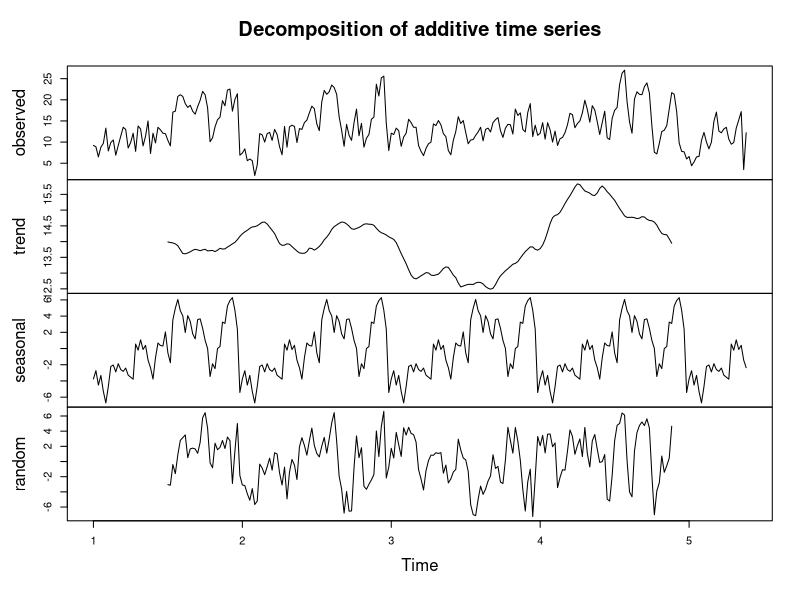
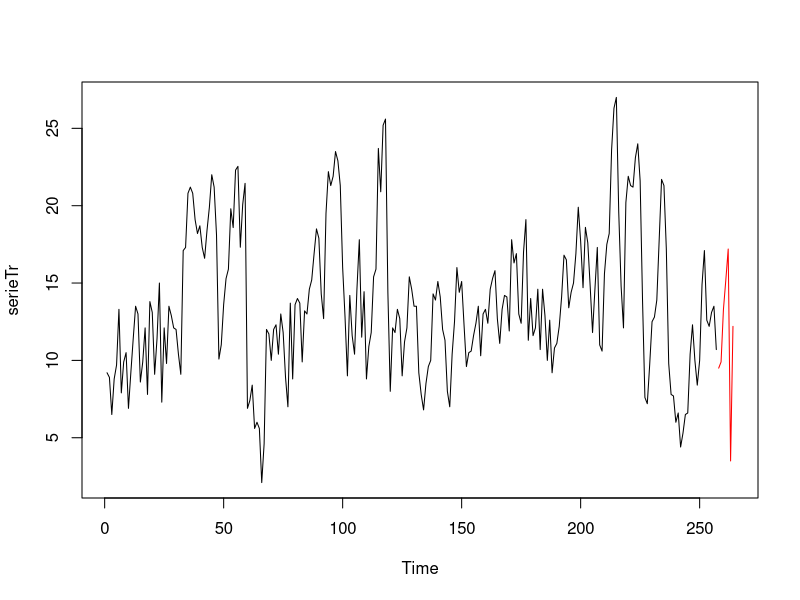
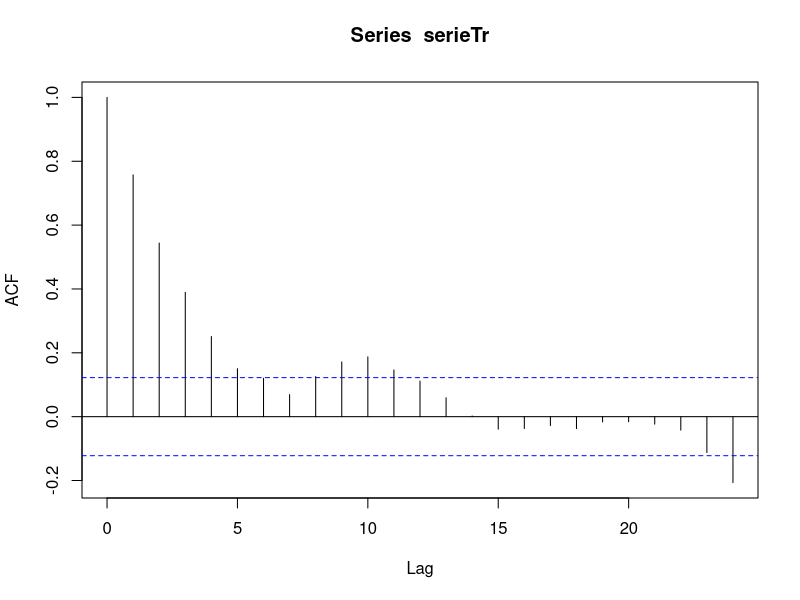
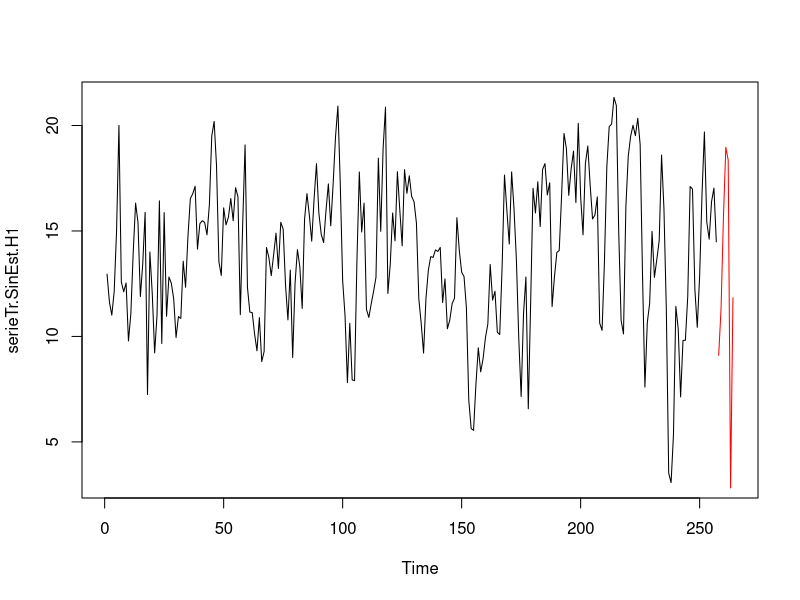
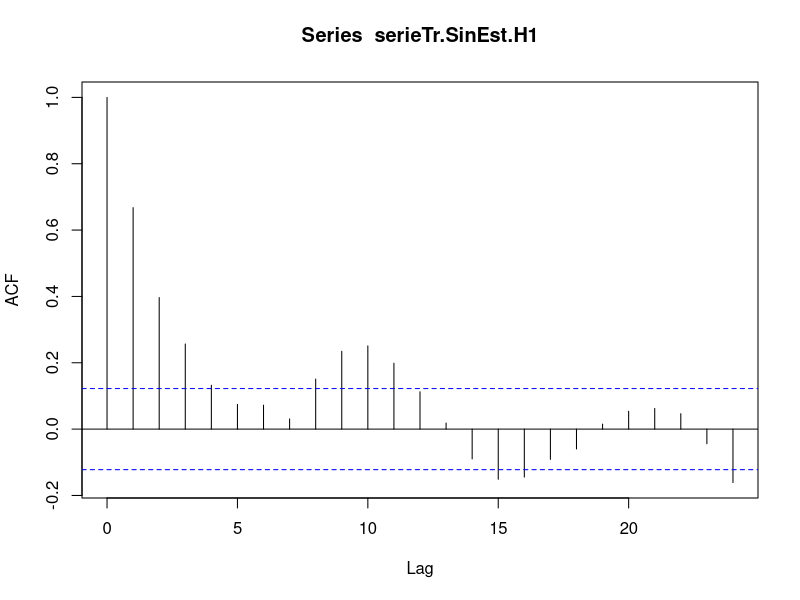
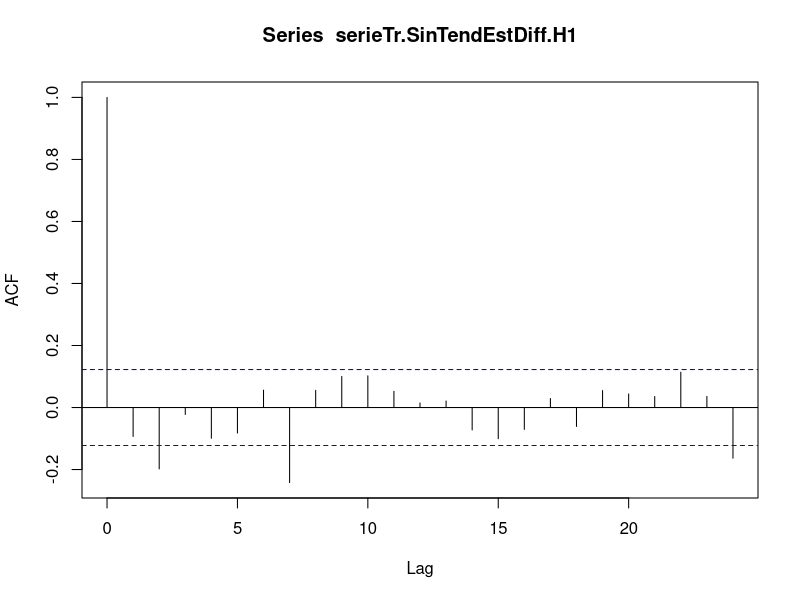
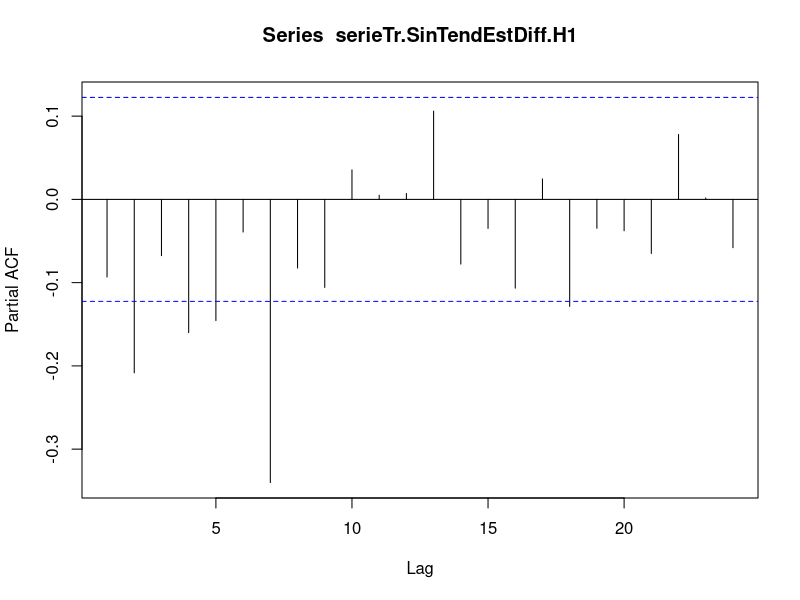
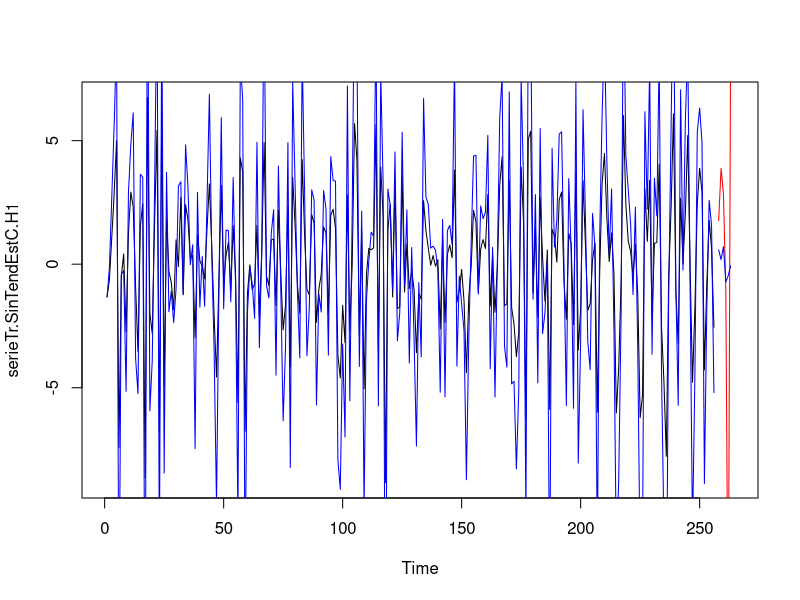

R code for these plots, in order:
# LUIS BALDERAS RUIZ. 77145416N
# luisbalderas@correo.ugr.es
# Ejercicio guiado. Curso 2019-2020

# setwd("~/Universidad/Master/TimeSeries-DataStreamMining/TimeSeries/TrabajoAutonomo")

library(tseries)

NPred = 7 # Valores a predecir
NTest = 7 # Valores para test

serie = scan('./data/Estacion2870_diaria.txt')

serie.ts = ts(serie,frequency = 60)
plot(decompose(serie.ts))

# La tendencia encontrada es parecida a la mensual, que fue asociada a ruido. Respecto a la
# estacionalidad, se encuentran ciertos patrones, aunque es difuso, ya que, como son datos de
# febrero y marzo de cada año, no hay una estacionalidad clara salvo que en general va subiendo 
# la temperatura de febrero a marzo con fuertes picos.

# Debemos hacer una predicción de los 7 primeros días de marzo de 2018, por lo que separo en
# training y test con 7 elementos en este último.
serieTr = serie.ts[1:(length(serie.ts)-NTest)]
tiempoTr = 1:length(serieTr)
serieTs = serie.ts[(length(serie.ts)-NTest+1):length(serie)]
tiempoTs = (tiempoTr[length(tiempoTr)]+1):(tiempoTr[length(tiempoTr)]+NTest)

plot.ts(serieTr, xlim=c(1,tiempoTs[length(tiempoTs)]))
lines(tiempoTs,serieTs,col='red')

# A continuación, tratamos de estudiar la estacionaridad. Para ello, debemos eliminar previamente la tendencia y la estacionalidad.
# En este caso, aplicando la metodología Box-Jenkins vemos que no parece haber tendencia.

#############################################################################################
# ELIMINACIÓN DE LA ESTACIONALIDAD

# Es vital conocer el periodo para tratar la estacionalidad. Como poseemos un dato por día, establecemos el periodo en 
# 60, es decir, el mismo día del año anterior.
acf(serieTr)
k = 60
estacionalidad.H1 = decompose(serie.ts)$seasonal[1:k]

# Tenemos 5 periodos
aux = rep(estacionalidad.H1, 5)
# Restamos esos valores de estacionalidad al conjunto de entrenamiento tomando los primeros
# 257 días, que corresponde al conjunto de training
serieTr.SinEst.H1 = serieTr - aux[1:257]
# Restamos la estacionalidad calculada con decompose, tomando los últimos siete elementos de febrero 
serieTs.SinEst.H1 = serieTs - estacionalidad.H1[22:28]
plot.ts(serieTr.SinEst.H1, xlim=c(1,tiempoTs[length(tiempoTs)]))
lines(tiempoTs, serieTs.SinEst.H1, col='red')

# Obteniendo la serie sin estacionalidad

#############################################################################################
# ESTACIONARIDAD

# Visualizando ACF y encontrando que tiende a 0 muy rápidamente, podríamos pensar que es estacionaria
acf(serieTr.SinEst.H1) # Nos aseguramos con el test de Dickey-Fuller

# Aplicamos el test aumentado de Dickey-Fuller
adftest.H1 = adf.test(serieTr.SinEst.H1)
# p-valor == 0.01 < 0.05 --> la serie temporal es estacionaria

# A pesar de que el test de Dickey-Fuller nos indica que es estacionaria, la gráfica de autocorrelación
# no tiende rápidamente a cero, haciendo más difícil elegir los parámetros del modelo ARIMA, por lo
# que diferencio la serie
serieTr.SinTendEstDiff.H1 = diff(serieTr.SinEst.H1)
serieTs.SinTendEstDiff.H1 = diff(serieTs.SinEst.H1)
acf(serieTr.SinTendEstDiff.H1)
pacf(serieTr.SinTendEstDiff.H1)
adftest.H2 = adf.test(serieTr.SinTendEstDiff.H1)
# En efecto, además de conseguir el mismo p-valor, diferenciando se obtienen unas gráficas de
# autocorrelación y autocorrelación parcial más propias de una serie estacionaria susceptible de
# modelarse con un método ARIMA.



#####################################################################
# MODELOS

# Con los resultados obtenidos, podemos proponer dos modelos distintos: autorregresivos AR o medias móviles MA. En ambos
# casos es necesario definir el parámetro p. Empezando por el AR, dado que la gráfica ACF tiende a cero muy rápidamente
# alternando valores positivos y negativos, nos fijamos en la gráfica PACF y vemos que la posición del último valor 
# distinto de cero es 7. Para el caso del MA, procedemos al contrario, encontrando que el último valor distinto de cero
# es el 7.

# AR(7). Como hemos diferenciado una vez para conseguir estacionaridad, utilizamos el modelo ARIMA(3,1,0). Asimismo, calculamos
# el error de entrenamiento y test para comparar con otros modelos.


# También se nos presenta la siguiente opción: utilizar la serie diferenciada o sin diferenciar. En el primer caso, tendríamos
# que nuestro modelo AR sería ARIMA(7,0,1) y luego deshacer la diferenciación integrando. Por comodidad, optamos por el enfoque
# planteado arriba (ARIMA(7,1,0)) para que sea el modelo quien haga la integración de forma automática.

# Para que el modelo ARIMA funcione bien, es necesario que la serie esté centrada en el cero
# por lo que le resto la media
serieTr.SinTendEstC.H1 = serieTr.SinTendEstDiff.H1 - mean(serieTr.SinTendEstDiff.H1)
serieTs.SinTendEstC.H1 = serieTs.SinTendEstDiff.H1 - mean(serieTs.SinTendEstDiff.H1)


modelo_arima.H1 = arima(serieTr.SinTendEstC.H1, order=c(7,1,0))
valoresAjustados1.H1 = serieTr.SinTendEstC.H1 + modelo_arima.H1$residuals

# Predicciones
Predicciones1.H1 = predict(modelo_arima.H1,n.ahead=NPred)
valoresPredichos1.H1 = Predicciones1.H1$pred

# Error cuadrático acumulado del ajuste en entrenamiento y test
errorTr1.H1 = sum((modelo_arima.H1$residuals)^2)
errorTs1.H1 = sum((valoresPredichos1.H1[1:6] - serieTs.SinTendEstC.H1)^2)

plot.ts(serieTr.SinTendEstC.H1, xlim=c(1,tiempoTs[length(tiempoTs)]))
lines(valoresAjustados1.H1,col='blue')
lines(tiempoTs[1:6],serieTs.SinTendEstC.H1,col='red')
lines(tiempoTs[1:6], valoresPredichos1.H1[1:6],col='blue')


# MODELO MA

# MA(7)  

modelo_ma.H1 = arima(serieTr.SinTendEstC.H1, order=c(0,1,7))
valoresAjustados2.H1 = serieTr.SinTendEstC.H1 + modelo_ma.H1$residuals
# Predicciones
Predicciones2.H1 = predict(modelo_ma.H1,n.ahead=NPred)
valoresPredichos2.H1 = Predicciones2.H1$pred

# Error cuadrático acumulado del ajuste en entrenamiento y test
errorTr2.H1 = sum((modelo_ma.H1$residuals)^2)
errorTs2.H1 = sum((valoresPredichos2.H1[1:6]- serieTs.SinTendEstC.H1)^2)

plot.ts(serieTr.SinTendEstC.H1, xlim=c(1,tiempoTs[length(tiempoTs)]))
lines(valoresAjustados2.H1,col='blue')
lines(tiempoTs[1:6],serieTs.SinTendEstC.H1,col='red')
lines(tiempoTs, valoresPredichos2.H1,col='blue')

# MA(2)  

modelo_ma2.H1 = arima(serieTr.SinTendEstC.H1, order=c(0,1,2))
valoresAjustados3.H1 = serieTr.SinTendEstC.H1 + modelo_ma2.H1$residuals
# Predicciones
Predicciones3.H1 = predict(modelo_ma2.H1,n.ahead=NPred)
valoresPredichos3.H1 = Predicciones3.H1$pred

# Error cuadrático acumulado del ajuste en entrenamiento y test
errorTr3.H1 = sum((modelo_ma2.H1$residuals)^2)
errorTs3.H1 = sum((valoresPredichos3.H1[1:6]- serieTs.SinTendEstC.H1)^2)

plot.ts(serieTr.SinTendEstC.H1, xlim=c(1,tiempoTs[length(tiempoTs)]))
lines(valoresAjustados3.H1,col='blue')
lines(tiempoTs[1:6],serieTs.SinTendEstC.H1,col='red')
lines(tiempoTs, valoresPredichos3.H1,col='blue')

# Se podrían intentar más modelos, pero la autocorrelación para valores de q = 2,4,5, a pesar de 
# ser mayores que 0, apenas sobrepasan -0.1, por lo que son prácticamente ruido. De la misma manera
# para p = 2, que casi llega a -0.2.

##############################################################################
# VALIDACIÓN DE MODELOS

# BONDAD DEL AJUSTE
# Necesitamos evaluar la aleatoriedad de los residuos (Test de Box-Pierce) para descartar que el modelo tenga
# sesgo, la normalidad de los residuos, para garantizar que la serie temporal ha sido modelada correctamente
# (Test de Jarque Bera y Shapiro-Wilk) y realizar una confirmación gráfica

# MODELO AR
boxtestM1 = Box.test(modelo_arima.H1$residuals) # pvalue 0.3367 --> aleatoriedad
JB.H1 = jarque.bera.test(modelo_arima.H1$residuals) # pvalue 0.05231 > 0.05 --> normal (por poco)
SW.H1 = shapiro.test(modelo_arima.H1$residuals) # pvalue 0.07556--> normal

# Gráficamente vemos que los residuos son correctos porque siguen una normal
hist(modelo_arima.H1$residuals, col='blue', prob=T, ylim=c(0,0.3), xlim=c(-10,10))
lines(density(modelo_arima.H1$residuals))

# MODELO MA --> no cumple los tests estadísticos
boxtestM2 = Box.test(modelo_ma.H1$residuals) # pvalue 0.6301 --> aleatoriedad
JB2.H1 = jarque.bera.test(modelo_ma.H1$residuals) # pvalue 0.01484 --> rechazamos la hipótesis de normalidad
SW2.H1 = shapiro.test(modelo_ma.H1$residuals) # pvalue 0.009127--> rechazamos la hipótesis de normalidad

# Gráficamente vemos que los residuos son correctos porque siguen una normal
hist(modelo_ma.H1$residuals, col='blue', prob=T, ylim=c(0,0.3), xlim=c(-10,10))
lines(density(modelo_ma.H1$residuals))

# MODELO MA --> NO cumple los tests estadísticos
boxtestM3 = Box.test(modelo_ma2.H1$residuals) # pvalue 0.6228 --> aleatoriedad
JB3.H1 = jarque.bera.test(modelo_ma2.H1$residuals) # pvalue 0.02459 --> rechazamos la hipótesis de normalidad
SW3.H1 = shapiro.test(modelo_ma2.H1$residuals) # pvalue 0.0089977--> rechazamos la hipótesis de normalidad
